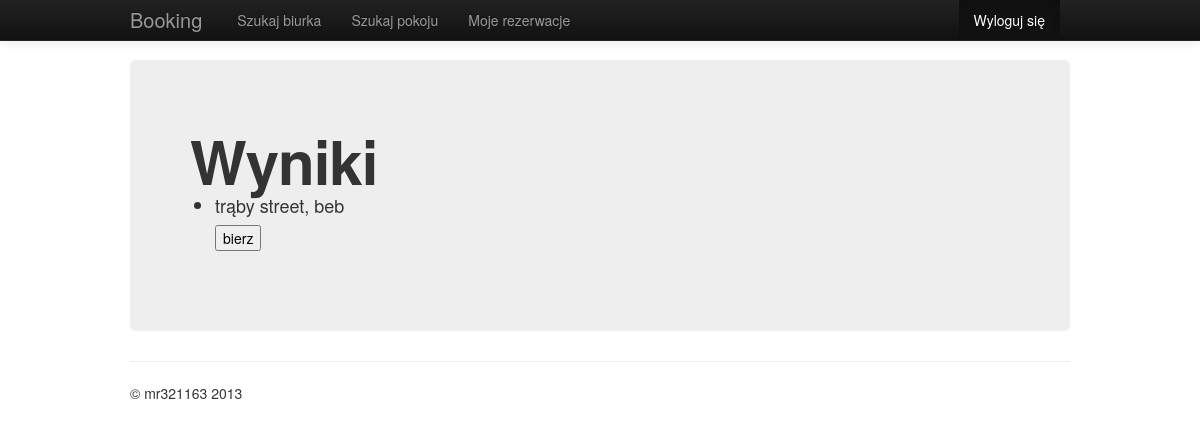
The app's page /booking/room_results/ (signed in), older data.
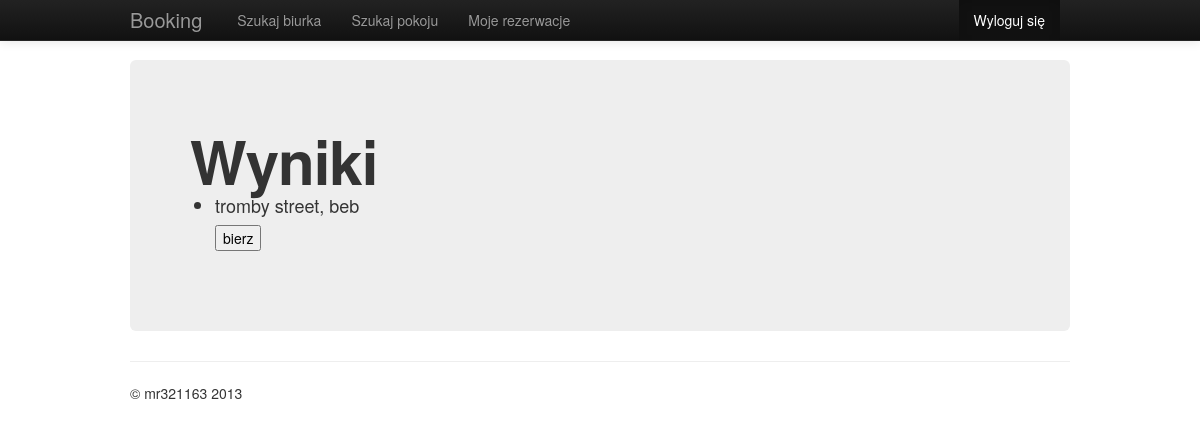
The same page, newer data.
### booking/models.py (models this page shows)
class Room(models.Model):
    city = models.CharField(max_length=100)
    street = models.CharField(max_length=100)
    def __unicode__(self):
        return self.street + " street, " + self.city

### booking/views.py (the view)
class RoomList(ListView):
    template_name = 'booking/room_results.html'
    def get_queryset(self):
        return Room.objects.all()

### booking/templates/booking/room_results.html (shortened to what this page needs)
{% extends 'booking/base.html' %}
{%  block content_title %}Wyniki{%  endblock %}
{%  block content %}
    {% if object_list %}
        <ul>
            {% for room in object_list %}
                <li>{{ room }}
                <form method="post" action="{% url 'b:book_room' %}">
                    <input type="submit" value="bierz" />
                </form>
            {% endfor %}
        </ul>
    {% else %}
        <p>No rooms are available.</p>
    {% endif %}
{% endblock %}

Row changes from the older to the newer data that the page shows:
changed Room: street+city "trąby street, beb" → "tromby street, beb"
